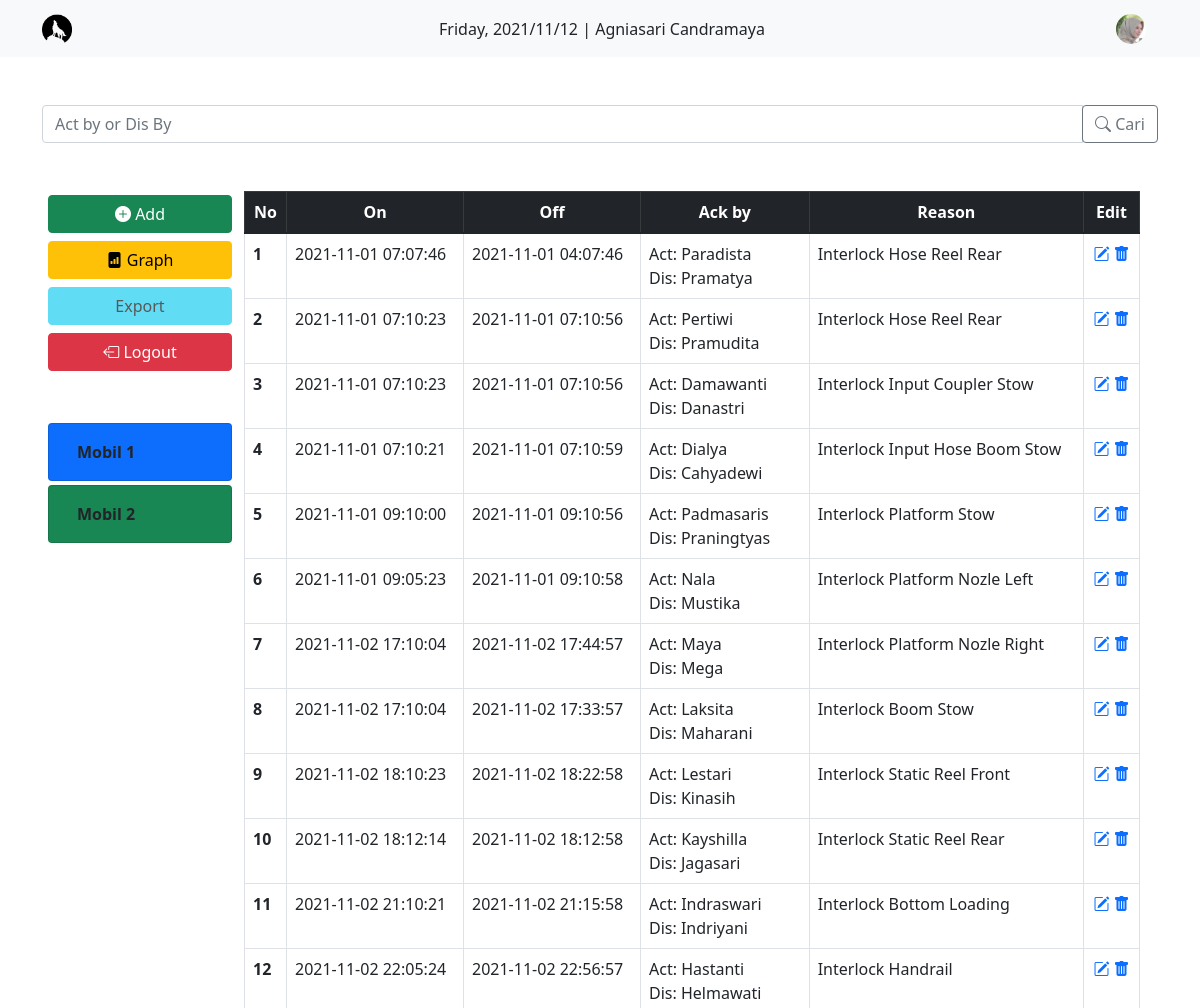
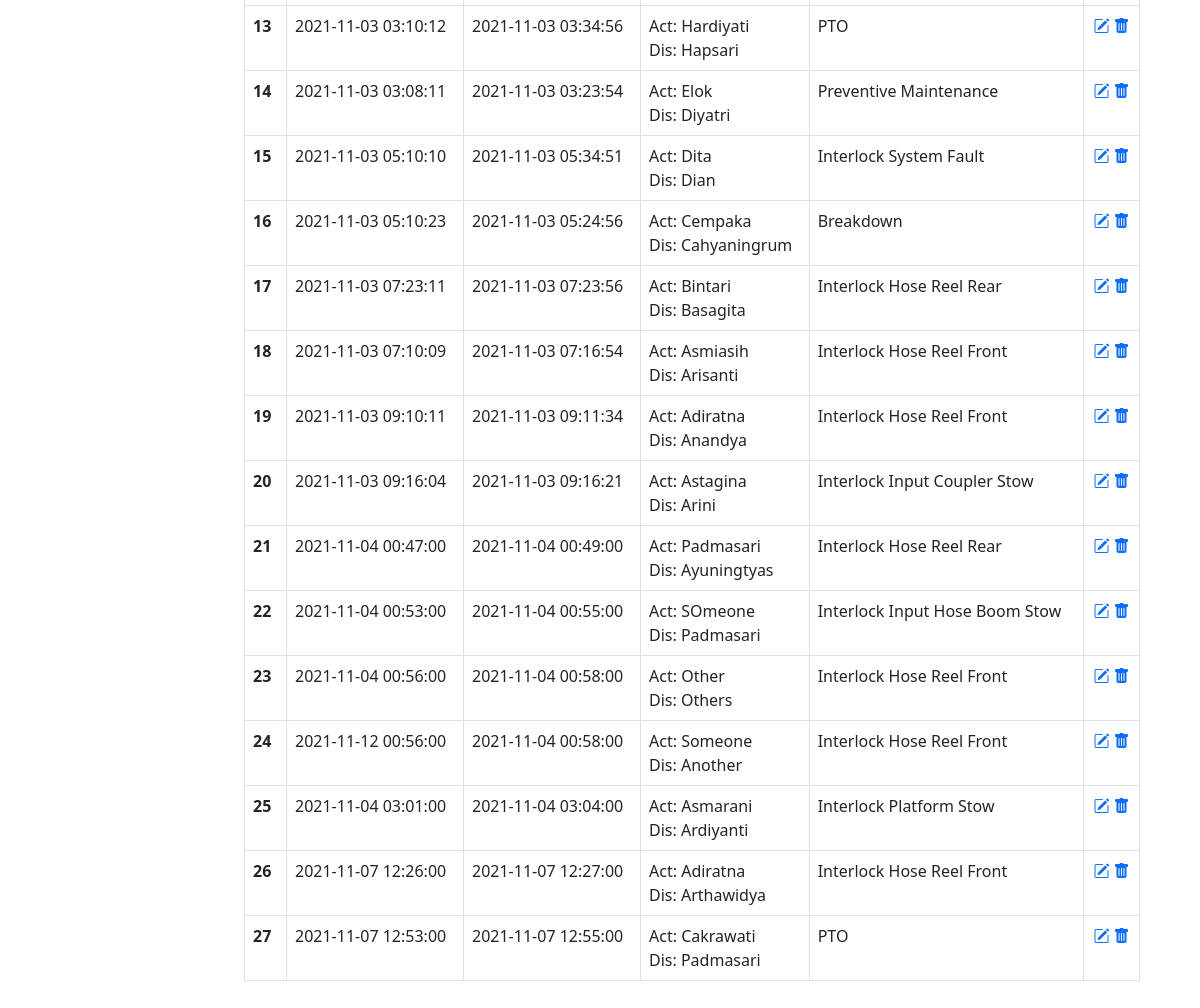
Page /2_halaman-tabel.php?USR_ID=1 (signed in) on the earlier database version (2 pictures, top to bottom).
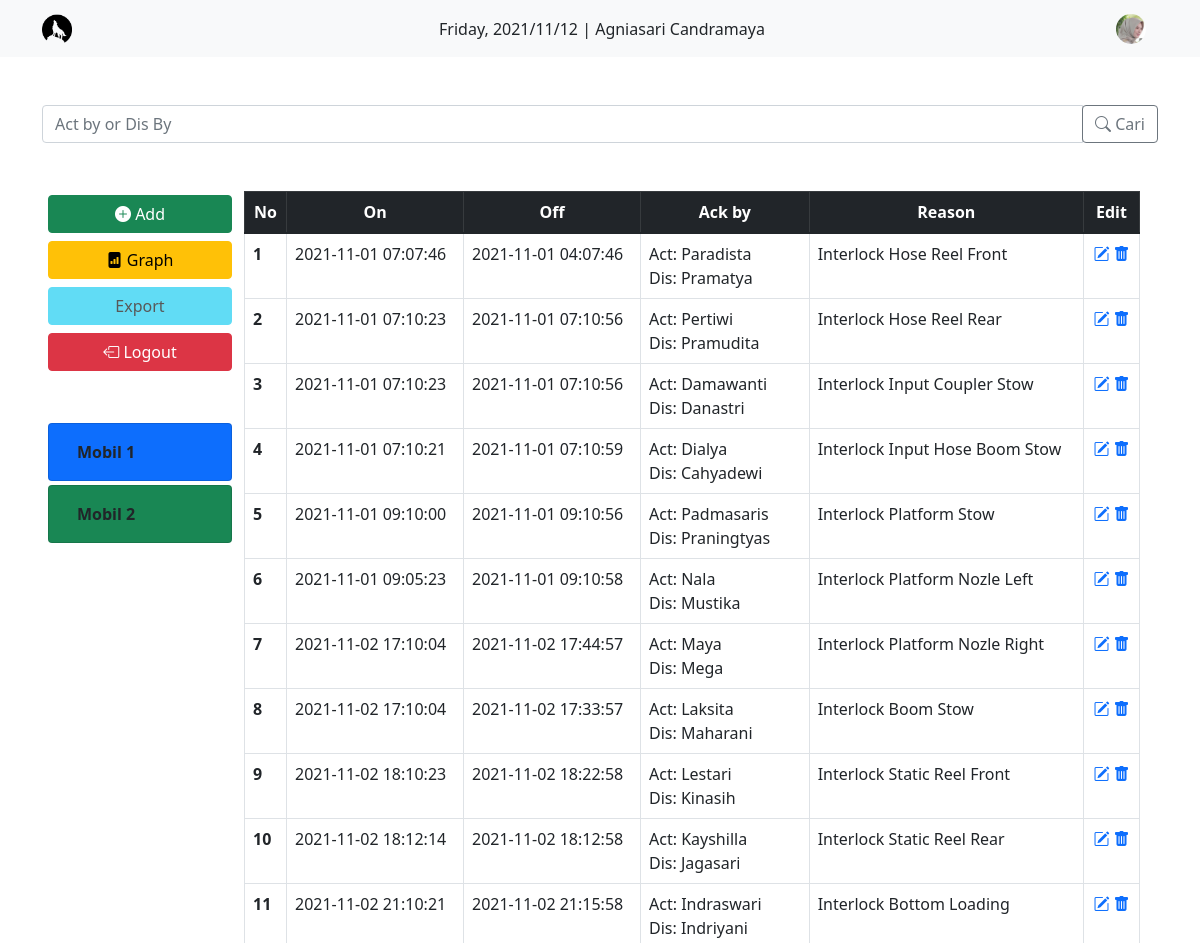
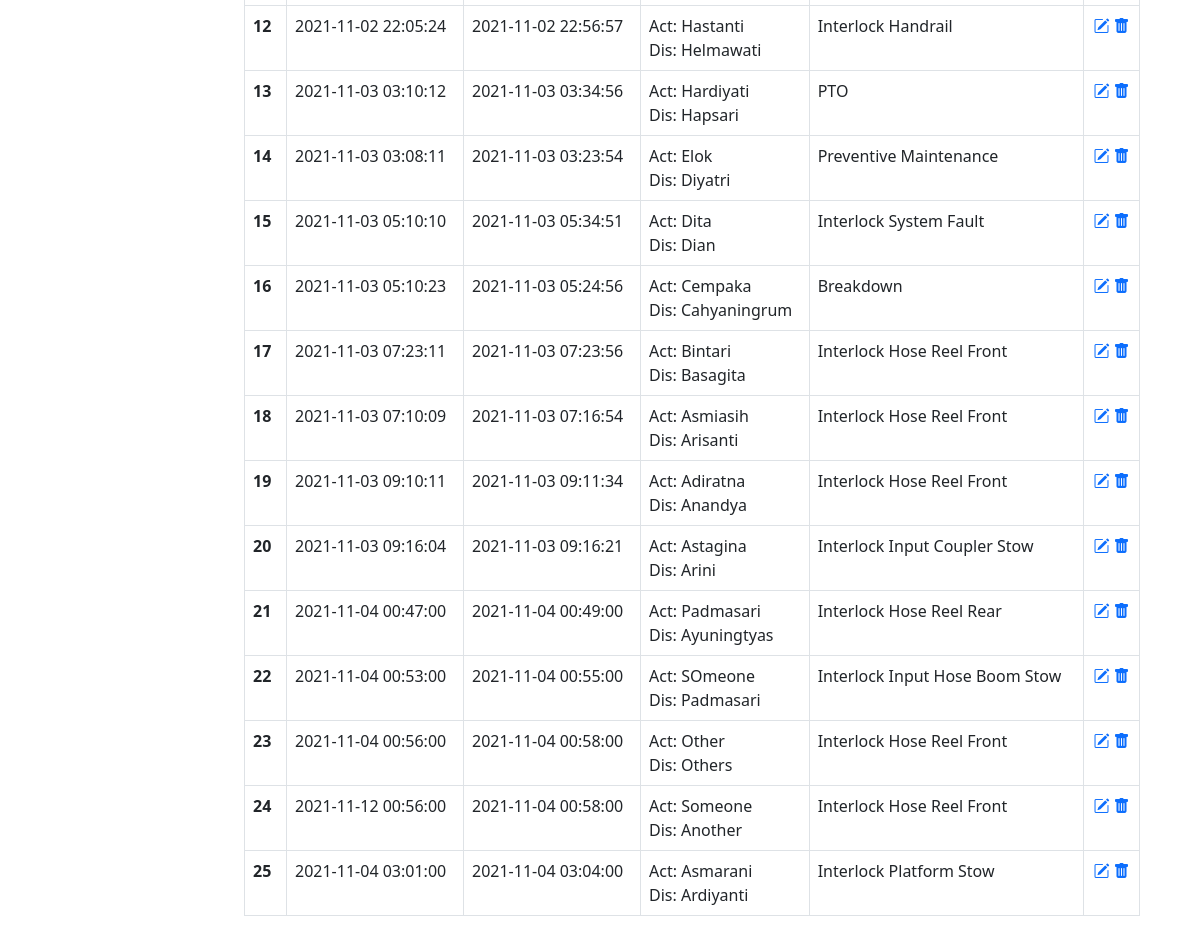
Same page on the later database version (2 pictures, top to bottom).
### tables this page shows
CREATE TABLE `user` (
  `USR_ID` int(11) NOT NULL,
  `USR_USERNAME` varchar(256) NOT NULL,
  `USR_PASSSWORD` varchar(256) NOT NULL,
  `USR_NAME` varchar(512) NOT NULL,
  `USR_PHOTO` varchar(512) NOT NULL
);

CREATE TABLE `kejadian` (
  `KJD_ID` int(11) NOT NULL,
  `KJD_ON` datetime NOT NULL DEFAULT current_timestamp(),
  `KJD_OF` datetime NOT NULL DEFAULT current_timestamp(),
  `KJD_ACT` varchar(256) DEFAULT NULL,
  `KJD_DIS` varchar(256) DEFAULT NULL,
  `R_ID_KJD` int(11) NOT NULL,
  `USR_ID_KJD` int(11) NOT NULL
);

CREATE TABLE `reason` (
  `R_ID` int(11) NOT NULL,
  `R_DESC` varchar(512) NOT NULL
);

### functions.php (called while the page is built, shortened)
<?php
function koneksi() {
    return mysqli_connect('localhost', 'root', '', 'pwebtabelgrafik');
}
function query($query) {
    $conn = koneksi();
    $result = mysqli_query($conn, $query);
    if(mysqli_num_rows($result) == 1) {
        return mysqli_fetch_assoc($result);
    }
    $rows = [];
    while( $row = mysqli_fetch_assoc($result)) {
        $rows[] = $row;
    }
    return $rows;
}

### 2_halaman-tabel.php (the view, shortened to what this page needs)
<?php
require_once 'functions.php';
$idOrangLogin = $_GET['USR_ID'];
$dataKejadian = query("SELECT KJD_ID, KJD_ON, KJD_OF, KJD_ACT, KJD_DIS, R_ID_KJD, USR_ID_KJD, R_DESC
                        FROM kejadian INNER JOIN reason ON kejadian.R_ID_KJD = reason.R_ID
                        WHERE USR_ID_KJD=$idOrangLogin
                        ORDER BY KJD_ID");
$yangLogin = query("SELECT * FROM user WHERE USR_ID = $idOrangLogin");
?>
<!DOCTYPE html>
<html lang="en">
  <head>
    <link href="https://cdn.jsdelivr.net/npm/bootstrap@5.1.3/dist/css/bootstrap.min.css" rel="stylesheet" />
    <link rel="stylesheet" href="https://cdn.jsdelivr.net/npm/bootstrap-icons@1.7.0/font/bootstrap-icons.css">
  </head>
  <body>
    <nav class="navbar navbar-light bg-light">
      <div class="container">
        <a class="navbar-brand" href="#">
          <img src="wolf-icon.png" alt="" width="30" class="d-inline-block align-text-top" />
        </a>
        <?php echo date("l"). ", " . date("Y/m/d") . " | " . $yangLogin['USR_NAME'] ; ?>
        <div class="">
          <div class="navbar-nav ms-auto container-fluid">
            <a href="">
              <img src="photo/<?= $yangLogin['USR_PHOTO']; ?>" height="30" class="rounded-circle d-inline-block align-text-top" />
            </a>
          </div>
        </div>
      </div>
    </nav>
    <div class="container">
        <form action="" method="POST">
            <div class="input-group mt-5">
                <input type="text" class="form-control" placeholder="Act by or Dis By" autocomplete="off" name="keyword">
                <div class="input-group-append">
                    <button class="btn btn-outline-secondary" type="submit" name="cari"><i class="bi bi-search"></i> Cari</button>
                </div>
            </div>
        </form>
    </div>
    <section id="button-table" class="p-5">
      <div class="container">
        <div class="row g-4">
          <div class="col">
            <div class="row py-1">
              <a href="tambah.php?USR_ID=<?= $idOrangLogin; ?>" type="button" class="btn btn-success"><i class="bi bi-plus-circle-fill"></i> Add</a>
            </div>
            <div class="row py-1">
              <a href="3_halaman-grafik.php?USR_ID=<?= $idOrangLogin; ?>" type="button" class="btn btn-warning"><i class="bi bi-file-bar-graph-fill"></i> Graph</a>
            </div>
            <div class="row py-1">
              <button type="button" class="btn btn-info" disabled>Export</button>
            </div>
            <div class="row py-1">
              <a href="logout.php" type="button" class="btn btn-danger"><i class="bi bi-box-arrow-left"></i> Logout</a>
            </div>
            <div class="row pt-5">
              <div class="card bg-primary">
                <div class="card-body">
                  <p class="card-text fw-bold">Mobil 1</p>
                </div>
              </div>
            </div>
            <div class="row pt-1">
              <div class="card bg-success">
                <div class="card-body">
                  <p class="card-text fw-bold">Mobil 2</p>
                </div>
              </div>
            </div>
          </div>
          <div class="col-md-10">
            <table class="table table-bordered">
              <thead class="table-dark">
                <tr class="text-center">
                  <th scope="col">No</th>
                  <th scope="col">On</th>
                  <th scope="col">Off</th>
                  <th scope="col">Ack by</th>
                  <th scope="col">Reason</th>
                  <th scope="col">Edit</th>
                </tr>
              </thead>
              <tbody>
                <?php $i = 1;
                 foreach($dataKejadian as $datKej) :  ?>
                <tr>
                  <th scope="row"> <?=  $i++; ?> </th>
                  <td> <?= $datKej['KJD_ON']; ?> </td>
                  <td> <?= $datKej['KJD_OF']; ?> </td>
                  <td>Act: <?= $datKej['KJD_ACT']; ?>
                     <br>Dis: <?= $datKej['KJD_DIS']; ?>
                  <td> <?= $datKej['R_DESC']; ?></td>
                  <td class="text-center">
                      <a href="ubah.php?USR_ID=<?=$idOrangLogin; ?>&KJD_ID=<?= $datKej['KJD_ID']; ?>"><i class="bi bi-pencil-square"></i></a>
                      <a href="hapus.php?USR_ID=<?=$idOrangLogin; ?>&KJD_ID=<?= $datKej['KJD_ID'];  ?>" onclick="return confirm('Hapus Data?');" ><i class="bi bi-trash-fill"></i></a>
                  </td>
                </tr>
                <?php endforeach; ?>
              </tbody>
            </table>
          </div>
        </div>
      </div>
    </section>
  </body>
</html>

Differences in the rows shown:
removed kejadian: KJD_ON "2021-11-07 12:26:00", KJD_OF "2021-11-07 12:27:00", KJD_ACT "Adiratna", KJD_DIS "Arthawidya", R_ID_KJD.R_DESC "Interlock Hose Reel Front"
removed kejadian: KJD_ON "2021-11-07 12:53:00", KJD_OF "2021-11-07 12:55:00", KJD_ACT "Cakrawati", KJD_DIS "Padmasari", R_ID_KJD.R_DESC "PTO"
changed kejadian "Paradista": R_ID_KJD.R_DESC "Interlock Hose Reel Rear" → "Interlock Hose Reel Front"
changed kejadian "Bintari": R_ID_KJD.R_DESC "Interlock Hose Reel Rear" → "Interlock Hose Reel Front"
